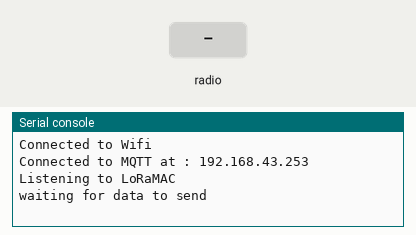
This program was run on a simulated Pycom board running MicroPython. On the bench: the last lines printed to the serial console. The test bench sets the inputs (shaded band). WiFi joins after 1.5 s; no MQTT or app messages arrive unless stated.

Above: at 2.8 s.
2.9 s: radio message "0" arrives
At 4.1 s:
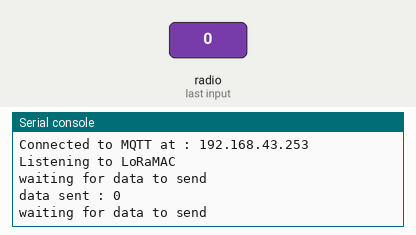
4.4 s: radio message "1" arrives
At 5.2 s:
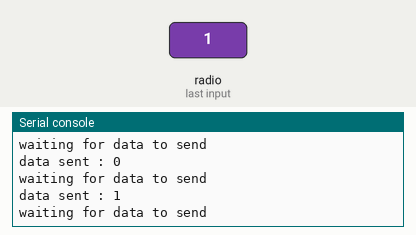

The program:

MQTT_main.py
```python
from mqttclient import MQTTClient
from network import WLAN,LoRa
import socket
import machine
import time

if __name__=='__main__':
    #WLAN
    wlan = WLAN(mode=WLAN.STA)
    wlan.connect("FD-51", auth=(WLAN.WPA2, "fromage2chevre"), timeout=5000)

    while not wlan.isconnected():
        machine.idle()
    print("Connected to Wifi")

    #MQTT
    mqttServerAddr = "192.168.43.253"
    client = MQTTClient("lopy", mqttServerAddr,port=1883)
    client.connect()
    print("Connected to MQTT at : {}".format(mqttServerAddr))

    #LoRa
    lora = LoRa(mode=LoRa.LORA, frequency=868100000)
    s = socket.socket(socket.AF_LORA, socket.SOCK_RAW)
    s.setsockopt(socket.SOL_LORA,socket.SO_DR,5)
    s.setblocking(True)
    print("Listening to LoRaMAC")

    while True:
        print("waiting for data to send")
        loraClientData = int(s.recv(256))
        client.publish(topic="test/lopy", msg=str(loraClientData))
        print("data sent : {}".format(loraClientData))
        time.sleep(0.1)
```

Measured:
- after the input at 2.9 s, the serial console: prints a new line at once (image 1)
- after the input at 4.4 s, the serial console: prints a new line at once (image 2)
